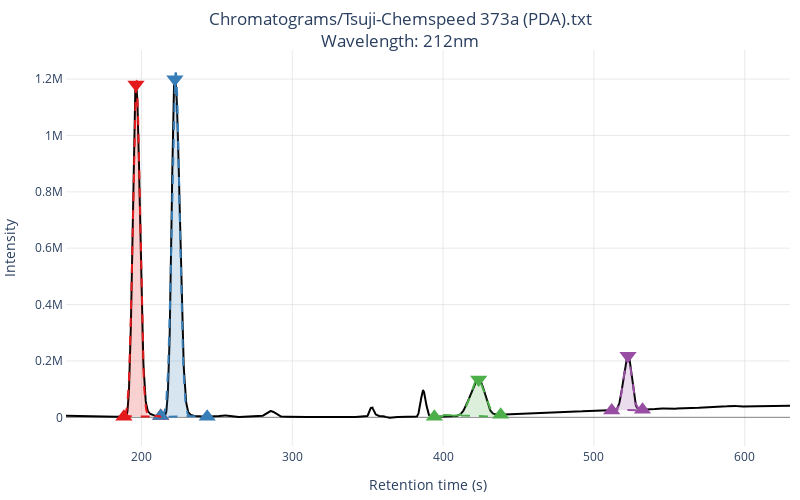

Write notebook code for a chart like this one.
### Code cell
fig

### Figure 1 — Plotly figure (JSON) as saved in the notebook; plotly's stock layout.template omitted (floating-point values rounded to 4 significant figures; data arrays with more than 128 entries replaced by an {"elided": "..."} marker saying what was removed)
{"data": [{"line": {"color": "black", "shape": "linear"}, "name": "chromatogram", "type": "scatter", "x": {"elided": "2401 int values"}, "y": {"elided": "2401 int values"}}, {"customdata": [[["Peak 0", "196.4", "7024210.724333879", "0.4005397924278201"]]], "hovertemplate": "<b>%{customdata[0][0]}</b><br>center: %{customdata[0][1]:.1f}s<br>area: %{customdata[0][2]:f}<br>ratio: %{customdata[0][3]:.1%}", "marker": {"color": "#e41a1c", "size": 15, "symbol": "triangle-down"}, "mode": "markers", "name": "Peak 0", "type": "scatter", "x": [982], "y": [1181117]}, {"marker": {"color": "#e41a1c", "size": 15, "symbol": "triangle-up"}, "mode": "markers", "name": "Peak 0", "type": "scatter", "x": [942], "y": [1773]}, {"marker": {"color": "#e41a1c", "size": 15, "symbol": "triangle-up"}, "mode": "markers", "name": "Peak 0", "type": "scatter", "x": [1064], "y": [4491]}, {"customdata": [[["Peak 1", "222.20000000000002", "7770811.139296347", "0.44311299915119196"]]], "hovertemplate": "<b>%{customdata[0][0]}</b><br>center: %{customdata[0][1]:.1f}s<br>area: %{customdata[0][2]:f}<br>ratio: %{customdata[0][3]:.1%}", "marker": {"color": "#377eb8", "size": 15, "symbol": "triangle-down"}, "mode": "markers", "name": "Peak 1", "type": "scatter", "x": [1111], "y": [1199641]}, {"marker": {"color": "#377eb8", "size": 15, "symbol": "triangle-up"}, "mode": "markers", "name": "Peak 1", "type": "scatter", "x": [1064], "y": [4491]}, {"marker": {"color": "#377eb8", "size": 15, "symbol": "triangle-up"}, "mode": "markers", "name": "Peak 1", "type": "scatter", "x": [1218], "y": [2007]}, {"customdata": [[["Peak 2", "423.6", "1461420.8942699966", "0.08333423420979363"]]], "hovertemplate": "<b>%{customdata[0][0]}</b><br>center: %{customdata[0][1]:.1f}s<br>area: %{customdata[0][2]:f}<br>ratio: %{customdata[0][3]:.1%}", "marker": {"color": "#4daf4a", "size": 15, "symbol": "triangle-down"}, "mode": "markers", "name": "Peak 2", "type": "scatter", "x": [2118], "y": [133910]}, {"marker": {"color": "#4daf4a", "size": 15, "symbol": "triangle-up"}, "mode": "markers", "name": "Peak 2", "type": "scatter", "x": [1971], "y": [1935]}, {"marker": {"color": "#4daf4a", "size": 15, "symbol": "triangle-up"}, "mode": "markers", "name": "Peak 2", "type": "scatter", "x": [2191], "y": [9361]}, {"customdata": [[["Peak 3", "522.6", "1280418.3907949787", "0.07301297421119435"]]], "hovertemplate": "<b>%{customdata[0][0]}</b><br>center: %{customdata[0][1]:.1f}s<br>area: %{customdata[0][2]:f}<br>ratio: %{customdata[0][3]:.1%}", "marker": {"color": "#984ea3", "size": 15, "symbol": "triangle-down"}, "mode": "markers", "name": "Peak 3", "type": "scatter", "x": [2613], "y": [218465]}, {"marker": {"color": "#984ea3", "size": 15, "symbol": "triangle-up"}, "mode": "markers", "name": "Peak 3", "type": "scatter", "x": [2559], "y": [24461]}, {"marker": {"color": "#984ea3", "size": 15, "symbol": "triangle-up"}, "mode": "markers", "name": "Peak 3", "type": "scatter", "x": [2661], "y": [26987]}, {"fill": "toself", "fillcolor": "rgba(228, 26, 28, 0.2)", "line": {"color": "#e41a1c", "dash": "dash", "shape": "linear", "width": 2}, "name": "", "type": "scatter", "x": {"elided": "246 int values"}, "y": {"elided": "246 float values"}}, {"fill": "toself", "fillcolor": "rgba(55, 126, 184, 0.2)", "line": {"color": "#377eb8", "dash": "dash", "shape": "linear", "width": 2}, "name": "", "type": "scatter", "x": {"elided": "310 int values"}, "y": {"elided": "310 float values"}}, {"fill": "toself", "fillcolor": "rgba(77, 175, 74, 0.2)", "line": {"color": "#4daf4a", "dash": "dash", "shape": "linear", "width": 2}, "name": "", "type": "scatter", "x": {"elided": "442 int values"}, "y": {"elided": "442 float values"}}, {"fill": "toself", "fillcolor": "rgba(152, 78, 163, 0.2)", "line": {"color": "#984ea3", "dash": "dash", "shape": "linear", "width": 2}, "name": "", "type": "scatter", "x": {"elided": "206 int values"}, "y": {"elided": "206 float values"}}], "layout": {"autosize": false, "height": 500, "margin": {"b": 10, "l": 10, "r": 10, "t": 50}, "paper_bgcolor": "white", "plot_bgcolor": "rgba(0,0,0,0)", "showlegend": false, "title": {"text": "Chromatograms/Tsuji-Chemspeed 373a (PDA).txt<br>Wavelength: 212nm", "x": 0.5}, "width": 800, "xaxis": {"gridcolor": "lightgrey", "gridwidth": 0.5, "showline": true, "tickmode": "array", "ticktext": [200, 300, 400, 500, 600], "tickvals": [1000, 1500, 2000, 2500, 3000], "title": {"text": "Retention time (s)"}, "zeroline": true, "zerolinecolor": "black", "zerolinewidth": 0.5}, "yaxis": {"gridcolor": "lightgrey", "gridwidth": 0.5, "showline": true, "title": {"text": "Intensity"}, "zeroline": true, "zerolinecolor": "black", "zerolinewidth": 0.5}}}
